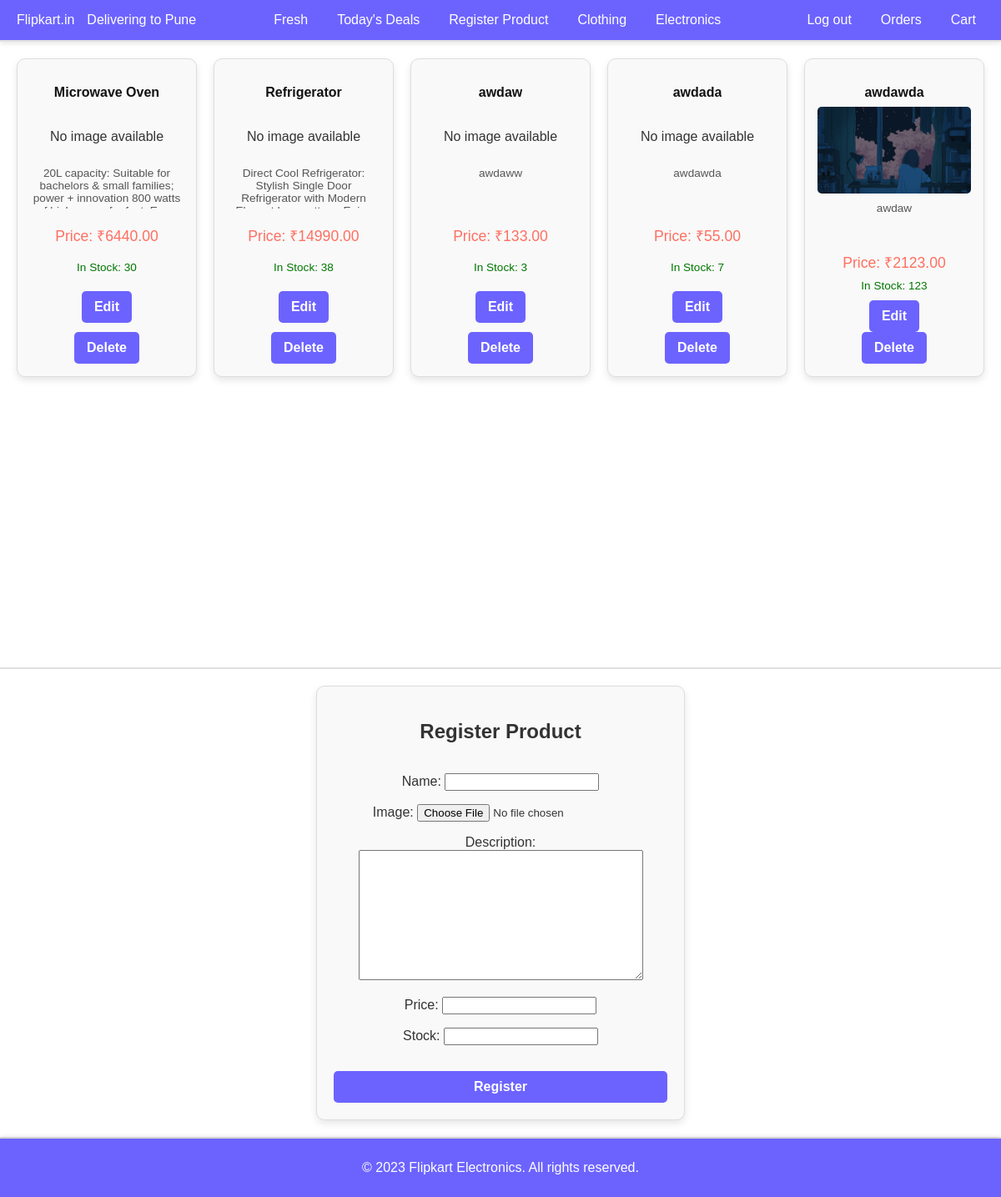
Before: / (signed in) with the older database file.
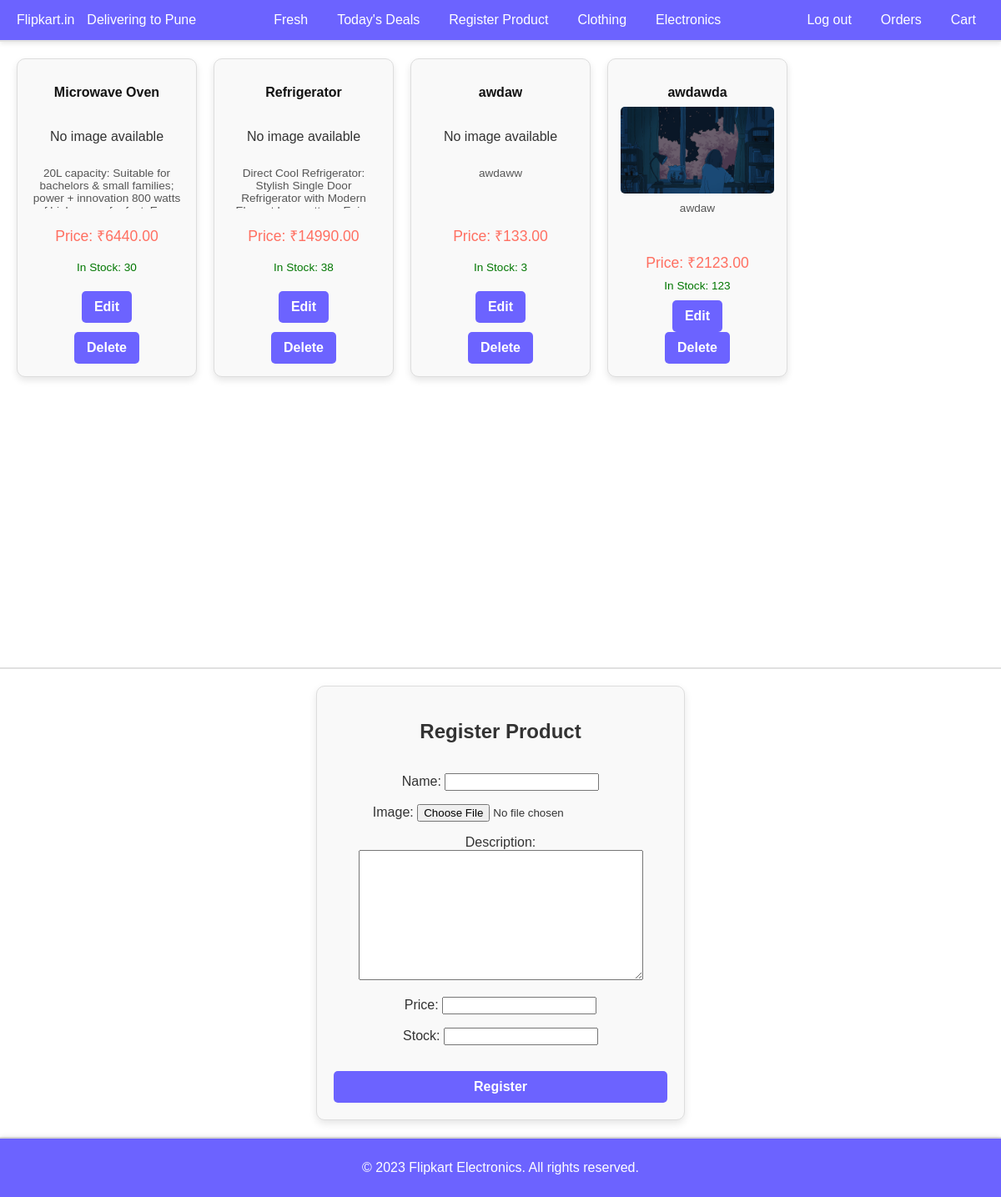
After: the same page with the newer database file.
### Electronics/models.py (models this page shows, shortened)
class Product(models.Model):
    name = models.CharField(max_length=255, null=True, blank=True)
    image = models.ImageField(upload_to='images/', null=True, blank=True)
    description = models.TextField(null=True, blank=True)
    price = models.DecimalField(max_digits=10, decimal_places=2, null=True, blank=True)
    stock = models.IntegerField(null=True, blank=True)

### Electronics/views.py (the view)
# urls.py: path('', views.home, name='home'),  # Register the home view with the name 'home'
@login_required(login_url='login')  # Use the LOGIN_URL setting from settings.py
def home(request):
    prod = Product.objects.all()  # Fetch all products from the database
    fm = ProductForm()
    if request.method == 'POST':
        fm = ProductForm(request.POST, request.FILES)  # Bind the form with POST data and files
        if fm.is_valid():  # Validate the form data
            fm.save()
            return redirect('home')
    else:
        fm = ProductForm()
    return render(request, 'Electronics/home.html', {'prod': prod, 'fm': fm})  # Render the home.html template with the products context

### Electronics/forms.py
class ProductForm(forms.ModelForm):
    class Meta:
        model = Product
        fields = '__all__'

### Electronics/templates/Electronics/home.html (shortened to what this page needs)
<!DOCTYPE html>
<html lang="en">
<head>
  {% load static %}
  <link rel="stylesheet" href="{% static 'Electronics/styles.css' %}">
  <link rel="stylesheet" href="{% static 'Electronics/card.css' %}">
  <link rel="stylesheet" href="{% static 'Electronics/forms.css' %}">
</head>
<body>
  <div class="page-container">
    <header class="navbar">
      <div class="navbar-left">
        <div class="logo">Flipkart.in</div>
        <div class="location">Delivering to Pune</div>
      </div>
      <nav class="navbar-menu">
        <a href="#">Fresh</a>
        <a href="#">Today's Deals</a>
        <a href="#">Register Product</a>
        <a href="{% url 'Clothing:home' %}">Clothing</a>
                <a href="{% url 'Electronics:home' %}">Electronics</a>
      </nav>
      <div class="navbar-right">
        <a href="{% url 'logout' %}">Log out</a>
        <a href="#">Orders</a>
        <a href="#">Cart</a>
      </div>
    </header>
    <div class="divider"></div>
    <main class="product-grid">
      {% for pro in prod %}
      <div class="product-card">
        <h3 class="product-name">{{ pro.name }}</h3>
        {% if pro.image %}
        <img src="{{ pro.image.url }}" alt="{{ pro.name }}">
        {% else %}
        <p>No image available</p>
        {% endif %}
        <div class="product-description">{{ pro.description }}</div>
        <div class="product-price">Price: ₹{{ pro.price }}</div>
        <div class="delivery-info">
          {% if pro.stock > 0 %}
          In Stock: {{ pro.stock }}
          {% else %}
          Out of Stock
          {% endif %}
        </div>
        <a href="{% url 'Electronics:edit_product' pro.id %}" class="edit-button">Edit</a>
        <a href="{% url 'Electronics:delete_product' pro.id %}" class="edit-button delete-button">Delete</a>
      </div>
      {% endfor %}
    </main>
  </div>
   <div class="divider"></div>
  <section class="form-card">
    <h2>Register Product</h2>
    <form method="post" enctype="multipart/form-data">
      <div>
        {{ fm.as_p }}
      </div>
      <button type="submit" class="edit-button">Register</button>
    </form>
  </section>
  <div class="divider"></div>
  <footer class="footer">
    <p>&copy; 2023 Flipkart Electronics. All rights reserved.</p>
  </footer>
</body>
</html>

Changed rows visible on the page:
removed Product: name "awdada", image "No image available", description "awdawda", price "55.00", stock "7"
